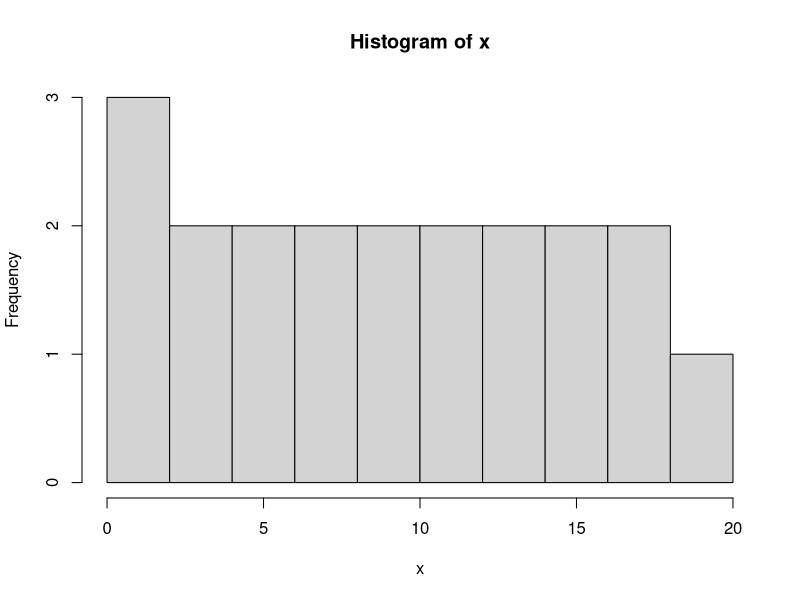

Write R code to recreate this figure.
#bin_width=(max-min)/(num_buns)
x <- seq(0, 19, length.out = 20)
hist(x, breaks = 10)
#density=count_in_bin/(n*bin_width)
######################################
#count_in_bin = number of observations in that bin
#n = total number of observations
#bin_width = width of that bin


df <- data.frame(a=c(1,NA,3))
mean(df$a)